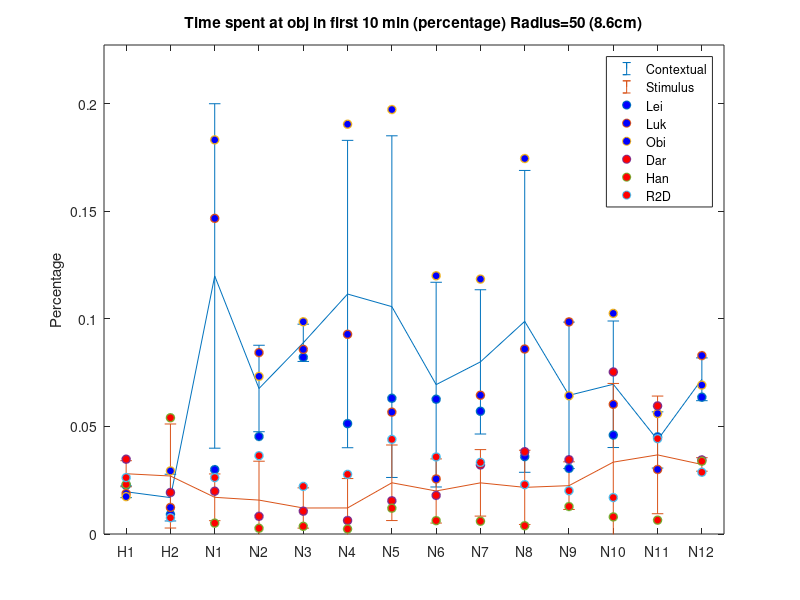
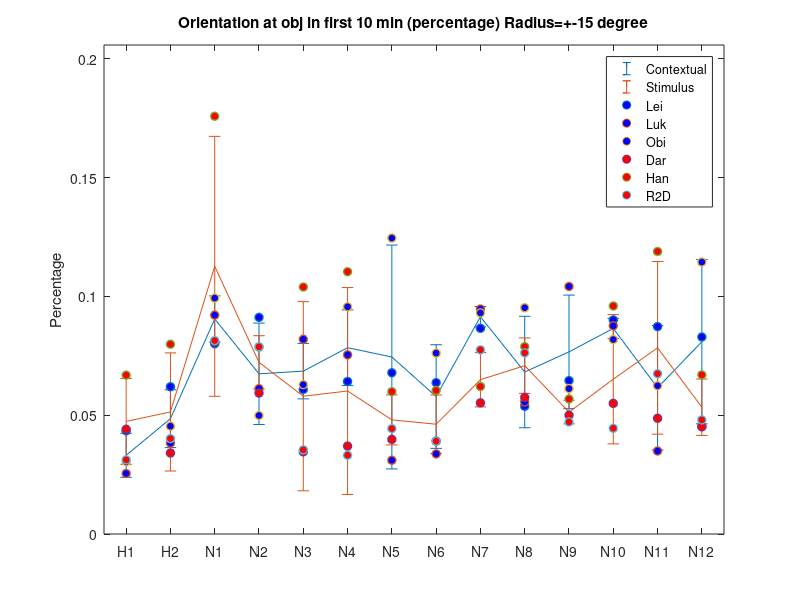

Reproduce these figures in MATLAB, in order.

XTick={'H1'	'H2'	'N1'	'N2'	'N3'	'N4'	'N5'	'N6'	'N7'	'N8'	'N9'	'N10'	'N11'	'N12'};


% 1-3 rows are contextual novelty
% 4-6 rows are stimulus novelty

Y_dis=[0.0226666667	0.0091111111	0.0299444444	0.0453333333	0.0821666667	0.0513333333	0.0631111111	0.0626666667	0.0570555556	0.036	0.0305	0.046	0.0451666667	0.0636111111;
0.0188333333	0.0123333333	0.1467222222	0.0843333333	0.0858333333	0.0928333333	0.0566666667	0.0256111111	0.0645	0.086	0.0986111111	0.0602777778	0.03	0.0829444444;
0.0173888889	0.0293333333	0.1832222222	0.0732777778	0.0986666667	0.1905	0.1973333333	0.1200555556	0.1185	0.1745555556	0.0642777778	0.1025555556	0.056	0.0692222222;
0.0347777778	0.0192777778	0.0198888889	0.0082222222	0.0106111111	0.0062777778	0.0154444444	0.0179444444	0.0321111111	0.0382777778	0.0345555556	0.0753333333	0.0595555556	0.0344444444;
0.0230555556	0.0540555556	0.0050555556	0.0026666667	0.0035555556	0.0023333333	0.012	0.0062222222	0.0059444444	0.0038333333	0.0127777778	0.0079444444	0.0064444444	0.0338333333;
0.0262222222	0.0075555556	0.0262222222	0.0363888889	0.0221111111	0.0277222222	0.044	0.0358333333	0.0332777778	0.0229444444	0.0201111111	0.0169444444	0.0443333333	0.0287222222;];


Y_ang=[0.0434444444	0.062	0.0801111111	0.0912222222	0.0608333333	0.0642222222	0.0678888889	0.0637222222	0.0866111111	0.0537777778	0.0646111111	0.0901111111	0.0873333333	0.0829444444;
0.0255	0.0382777778	0.0921666667	0.0612222222	0.082	0.0754444444	0.0310555556	0.0337222222	0.0947222222	0.0555555556	0.1042222222	0.0876666667	0.0349444444	0.0454444444;
0.0304444444	0.0453888889	0.0993333333	0.0498888889	0.0628888889	0.0956666667	0.1246111111	0.0761666667	0.0931111111	0.0952777778	0.0612222222	0.0818888889	0.0624444444	0.1145;
0.0441111111	0.0341111111	0.0807777778	0.0593333333	0.0346111111	0.037	0.0398333333	0.0391111111	0.0552222222	0.0575	0.05	0.055	0.0487222222	0.0451111111;
0.0668888889	0.0798888889	0.1758888889	0.0786666667	0.104	0.1104444444	0.0599444444	0.0604444444	0.0621111111	0.0788888889	0.0568333333	0.096	0.1189444444	0.067;
0.0312222222	0.0401666667	0.0814444444	0.0788333333	0.0354444444	0.0331666667	0.0443888889	0.0391111111	0.0775555556	0.0762777778	0.0471666667	0.0445	0.0675	0.0480555556;];


XTick=XTick(1:length(Y_dis(1,:)));
X=1:length(Y_dis(1,:));



condavg=mean(Y_dis(1:3,:));
studavg=mean(Y_dis(4:6,:));

conaavg=mean(Y_ang(1:3,:));
stuaavg=mean(Y_ang(4:6,:));

condstd=std(Y_dis(1:3,:));
studstd=std(Y_dis(4:6,:));

conastd=std(Y_ang(1:3,:));
stuastd=std(Y_ang(4:6,:));


disfig=figure(1);
errorbar(X,condavg,condstd)
hold on
errorbar(X,studavg,studstd)
hold on
scatter(X,Y_dis(1,:),'Marker','o','MarkerFaceColor','b','LineWidth',1)
hold on
scatter(X,Y_dis(2,:),'Marker','o','MarkerFaceColor','b','LineWidth',1)
hold on
scatter(X,Y_dis(3,:),'Marker','o','MarkerFaceColor','b','LineWidth',1)
hold on
scatter(X,Y_dis(4,:),'Marker','o','MarkerFaceColor','r','LineWidth',1)
hold on
scatter(X,Y_dis(5,:),'Marker','o','MarkerFaceColor','r','LineWidth',1)
hold on
scatter(X,Y_dis(6,:),'Marker','o','MarkerFaceColor','r','LineWidth',1)

title('Time spent at obj in first 10 min (percentage) Radius=50 (8.6cm)')
ylabel('Percentage')
legend('Contextual','Stimulus','Lei','Luk','Obi','Dar','Han','R2D')
xticks(X);
xticklabels(XTick);
axis([X(1)-0.5 X(end)+0.5 0 max(max(Y_dis))+0.03]);



angfig=figure(2);
errorbar(X,conaavg,conastd)
hold on
errorbar(X,stuaavg,stuastd)
hold on
scatter(X,Y_ang(1,:),'Marker','o','MarkerFaceColor','b','LineWidth',1)
hold on
scatter(X,Y_ang(2,:),'Marker','o','MarkerFaceColor','b','LineWidth',1)
hold on
scatter(X,Y_ang(3,:),'Marker','o','MarkerFaceColor','b','LineWidth',1)
hold on
scatter(X,Y_ang(4,:),'Marker','o','MarkerFaceColor','r','LineWidth',1)
hold on
scatter(X,Y_ang(5,:),'Marker','o','MarkerFaceColor','r','LineWidth',1)
hold on
scatter(X,Y_ang(6,:),'Marker','o','MarkerFaceColor','r','LineWidth',1)

title('Orientation at obj in first 10 min (percentage) Radius=+-15 degree')
ylabel('Percentage')
legend('Contextual','Stimulus','Lei','Luk','Obi','Dar','Han','R2D')
xticks(X);
xticklabels(XTick);
axis([X(1)-0.5 X(end)+0.5 0 max(max(Y_ang))+0.03]);

saveas(disfig,'Distance_compare.png')
saveas(angfig,'Angle_compare.png')